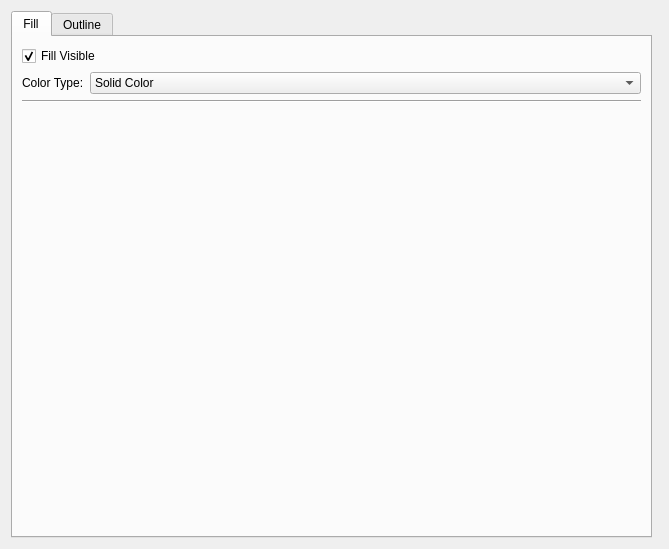
<?xml version="1.0" encoding="UTF-8"?>
<ui version="4.0">
 <class>DisplayOptionsDialog</class>
 <widget class="QDialog" name="DisplayOptionsDialog">
  <property name="geometry">
   <rect>
    <x>0</x>
    <y>0</y>
    <width>669</width>
    <height>549</height>
   </rect>
  </property>
  <property name="windowTitle">
   <string>Display Options</string>
  </property>
  <layout class="QHBoxLayout" name="horizontalLayout">
   <item>
    <widget class="QTabWidget" name="tabWidget">
     <property name="sizePolicy">
      <sizepolicy hsizetype="Preferred" vsizetype="Expanding">
       <horstretch>0</horstretch>
       <verstretch>0</verstretch>
      </sizepolicy>
     </property>
     <property name="currentIndex">
      <number>0</number>
     </property>
     <widget class="QWidget" name="fillTab">
      <attribute name="title">
       <string>Fill</string>
      </attribute>
      <layout class="QVBoxLayout" name="verticalLayout_2">
       <item>
        <widget class="QCheckBox" name="fillVisibleCheckBox">
         <property name="text">
          <string>Fill Visible</string>
         </property>
         <property name="checked">
          <bool>true</bool>
         </property>
        </widget>
       </item>
       <item>
        <layout class="QHBoxLayout" name="horizontalLayout_3">
         <item>
          <widget class="QLabel" name="label_2">
           <property name="sizePolicy">
            <sizepolicy hsizetype="Maximum" vsizetype="Preferred">
             <horstretch>0</horstretch>
             <verstretch>0</verstretch>
            </sizepolicy>
           </property>
           <property name="text">
            <string>Color Type:</string>
           </property>
          </widget>
         </item>
         <item>
          <widget class="QComboBox" name="fillShaderType">
           <item>
            <property name="text">
             <string>Solid Color</string>
            </property>
           </item>
           <item>
            <property name="text">
             <string>Color Gradient</string>
            </property>
           </item>
          </widget>
         </item>
        </layout>
       </item>
       <item>
        <widget class="Line" name="line_2">
         <property name="orientation">
          <enum>Qt::Horizontal</enum>
         </property>
        </widget>
       </item>
       <item>
        <widget class="ShaderOptionsStackedWidget" name="fillShaderOptions">
         <widget class="QWidget" name="page_3"/>
         <widget class="QWidget" name="page_4"/>
        </widget>
       </item>
      </layout>
     </widget>
     <widget class="QWidget" name="outlineTab">
      <attribute name="title">
       <string>Outline</string>
      </attribute>
      <layout class="QVBoxLayout" name="verticalLayout">
       <item>
        <widget class="QCheckBox" name="outlineVisibleCheckBox">
         <property name="text">
          <string>Outline Visible</string>
         </property>
         <property name="checked">
          <bool>true</bool>
         </property>
        </widget>
       </item>
       <item>
        <layout class="QHBoxLayout" name="horizontalLayout_2">
         <item>
          <widget class="QLabel" name="label">
           <property name="sizePolicy">
            <sizepolicy hsizetype="Maximum" vsizetype="Preferred">
             <horstretch>0</horstretch>
             <verstretch>0</verstretch>
            </sizepolicy>
           </property>
           <property name="text">
            <string>Color Type:</string>
           </property>
          </widget>
         </item>
         <item>
          <widget class="QComboBox" name="outlineShaderType">
           <item>
            <property name="text">
             <string>Solid Color</string>
            </property>
           </item>
           <item>
            <property name="text">
             <string>Gradient</string>
            </property>
           </item>
          </widget>
         </item>
        </layout>
       </item>
       <item>
        <widget class="Line" name="line">
         <property name="orientation">
          <enum>Qt::Horizontal</enum>
         </property>
        </widget>
       </item>
       <item>
        <widget class="ShaderOptionsStackedWidget" name="outlineShaderOptions">
         <widget class="QWidget" name="page"/>
         <widget class="QWidget" name="page_2"/>
        </widget>
       </item>
      </layout>
     </widget>
    </widget>
   </item>
   <item>
    <widget class="QDialogButtonBox" name="buttonBox">
     <property name="orientation">
      <enum>Qt::Vertical</enum>
     </property>
     <property name="standardButtons">
      <set>QDialogButtonBox::NoButton</set>
     </property>
    </widget>
   </item>
  </layout>
 </widget>
 <customwidgets>
  <customwidget>
   <class>ShaderOptionsStackedWidget</class>
   <extends>QStackedWidget</extends>
   <header>Widgets/ShaderOptionsStackedWidget.h</header>
   <container>1</container>
  </customwidget>
 </customwidgets>
 <resources/>
 <connections>
  <connection>
   <sender>buttonBox</sender>
   <signal>accepted()</signal>
   <receiver>DisplayOptionsDialog</receiver>
   <slot>accept()</slot>
   <hints>
    <hint type="sourcelabel">
     <x>248</x>
     <y>254</y>
    </hint>
    <hint type="destinationlabel">
     <x>157</x>
     <y>274</y>
    </hint>
   </hints>
  </connection>
  <connection>
   <sender>buttonBox</sender>
   <signal>rejected()</signal>
   <receiver>DisplayOptionsDialog</receiver>
   <slot>reject()</slot>
   <hints>
    <hint type="sourcelabel">
     <x>316</x>
     <y>260</y>
    </hint>
    <hint type="destinationlabel">
     <x>286</x>
     <y>274</y>
    </hint>
   </hints>
  </connection>
 </connections>
</ui>
